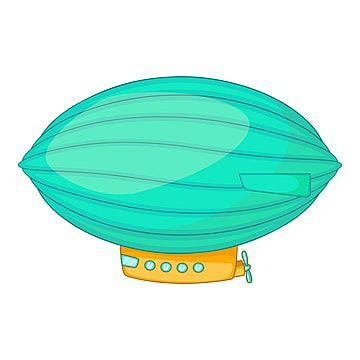
#> input picture data/03b5f92d382eec70a7d55a6cf0676b1e.jpg, 360 x 360 px
$ python -i __init__.py   (imports and definitions only)
#> lines starting #> are read from the running program, lines starting #| are printed output that depends on the picture; after the words box and inside, x2 and y2 are one past the last pixel; in counts of white or black regions, pixels touching at a corner belong together
### core/canny/__init__.py
"""
core.canny — full Canny edge detector implemented from scratch.

Convenience re-exports so callers can do:
    from core.canny import run_canny
"""

from .gaussian     import apply_gaussian_blur
from .gradients    import compute_gradients
from .non_maximum  import non_maximum_suppression
from .threshold    import double_threshold, STRONG_PIXEL, WEAK_PIXEL
from .hysteresis   import hysteresis


def run_canny(image,
              kernel_size: int   = 5,
              sigma:       float = 1.4,
              low_ratio:   float = 0.05,
              high_ratio:  float = 0.15):
    """
    Full Canny pipeline in one call.

    Parameters
    ----------
    image       : 2-D (grayscale) or 3-D (colour) uint8 numpy array
    kernel_size : Gaussian kernel size (odd integer, default 5)
    sigma       : Gaussian sigma (default 1.4)
    low_ratio   : double-threshold low  ratio  (default 0.05)
    high_ratio  : double-threshold high ratio  (default 0.15)

    Returns
    -------
    result : dict with keys
        'blurred'      — after Gaussian
        'magnitude'    — gradient magnitude
        'direction'    — quantised gradient direction
        'suppressed'   — after NMS
        'thresholded'  — after double threshold
        'edges'        — final binary edge map (uint8, 0 / 255)
        'low_thresh'   — absolute low  threshold
        'high_thresh'  — absolute high threshold
    """
    import numpy as np

    # Convert colour → grayscale if needed
    if image.ndim == 3:
        gray = (0.299  * image[:, :, 0] +
                0.587  * image[:, :, 1] +
                0.114  * image[:, :, 2]).astype(np.float64)
    else:
        gray = image.astype(np.float64)

    blurred     = apply_gaussian_blur(gray, kernel_size, sigma)
    mag, dirn, gx, gy = compute_gradients(blurred)
    suppressed  = non_maximum_suppression(mag, dirn)
    thresh, lo, hi = double_threshold(suppressed, low_ratio, high_ratio)
    edges       = hysteresis(thresh)

    return {
        "blurred":     blurred,
        "magnitude":   mag,
        "direction":   dirn,
        "gx":          gx,
        "gy":          gy,
        "suppressed":  suppressed,
        "thresholded": thresh,
        "edges":       edges,
        "low_thresh":  lo,
        "high_thresh": hi,
    }


__all__ = [
    "apply_gaussian_blur",
    "compute_gradients",
    "non_maximum_suppression",
    "double_threshold",
    "hysteresis",
    "run_canny",
    "STRONG_PIXEL",
    "WEAK_PIXEL",
]

### core/canny/gaussian.py
"""
Gaussian Blur — noise reduction step for Canny edge detection.
Builds and applies a Gaussian kernel entirely with NumPy (no OpenCV blur).
"""

import numpy as np


def _gaussian_kernel(size: int, sigma: float) -> np.ndarray:
    """
    Generate a 2-D Gaussian kernel.

    Parameters
    ----------
    size  : kernel side length (must be odd)
    sigma : standard deviation of the Gaussian

    Returns
    -------
    kernel : (size × size) float64 array, sum == 1
    """
    if size % 2 == 0:
        raise ValueError("Kernel size must be odd.")

    ax = np.arange(-(size // 2), size // 2 + 1, dtype=np.float64)
    xx, yy = np.meshgrid(ax, ax)
    kernel = np.exp(-(xx ** 2 + yy ** 2) / (2.0 * sigma ** 2))
    return kernel / kernel.sum()


def _convolve2d(image: np.ndarray, kernel: np.ndarray) -> np.ndarray:
    """
    Manual 2-D convolution with zero-padding (no scipy / cv2).

    Parameters
    ----------
    image  : 2-D float64 array
    kernel : 2-D float64 array (assumed square, odd size)

    Returns
    -------
    output : same shape as *image*
    """
    kh, kw = kernel.shape
    ph, pw = kh // 2, kw // 2

    padded = np.pad(image, ((ph, ph), (pw, pw)), mode="reflect")
    output = np.zeros_like(image, dtype=np.float64)

    for i in range(image.shape[0]):
        for j in range(image.shape[1]):
            output[i, j] = (padded[i:i + kh, j:j + kw] * kernel).sum()

    return output


def apply_gaussian_blur(image: np.ndarray,
                        kernel_size: int = 5,
                        sigma: float = 1.4) -> np.ndarray:
    """
    Apply Gaussian blur to a grayscale image.

    Parameters
    ----------
    image       : 2-D uint8 or float array
    kernel_size : side length of the Gaussian kernel (default 5)
    sigma       : standard deviation (default 1.4)

    Returns
    -------
    blurred : 2-D float64 array, same shape as *image*
    """
    img = image.astype(np.float64)
    kernel = _gaussian_kernel(kernel_size, sigma)
    return _convolve2d(img, kernel)

### core/canny/gradients.py
"""
Gradient computation using Sobel operators.
Returns magnitude, direction (in degrees), and raw Gx/Gy components.
"""

import numpy as np


# ── Sobel kernels ──────────────────────────────────────────────────────────────
SOBEL_X = np.array([[-1, 0, 1],
                     [-2, 0, 2],
                     [-1, 0, 1]], dtype=np.float64)

SOBEL_Y = np.array([[-1, -2, -1],
                     [ 0,  0,  0],
                     [ 1,  2,  1]], dtype=np.float64)


def _convolve2d(image: np.ndarray, kernel: np.ndarray) -> np.ndarray:
    """Minimal 2-D convolution with reflect padding."""
    kh, kw = kernel.shape
    ph, pw = kh // 2, kw // 2
    padded = np.pad(image, ((ph, ph), (pw, pw)), mode="reflect")
    output = np.zeros_like(image, dtype=np.float64)
    for i in range(image.shape[0]):
        for j in range(image.shape[1]):
            output[i, j] = (padded[i:i + kh, j:j + kw] * kernel).sum()
    return output


def compute_gradients(blurred: np.ndarray):
    """
    Compute image gradients using Sobel filters.

    Parameters
    ----------
    blurred : 2-D float64 array (output of Gaussian blur)

    Returns
    -------
    magnitude  : gradient magnitude  (float64, same shape)
    direction  : gradient angle in degrees, quantised to 0/45/90/135
    gx         : raw horizontal gradient
    gy         : raw vertical gradient
    """
    gx = _convolve2d(blurred, SOBEL_X)
    gy = _convolve2d(blurred, SOBEL_Y)

    magnitude = np.hypot(gx, gy)
    magnitude = (magnitude / magnitude.max() * 255.0) if magnitude.max() > 0 else magnitude

    # Angle in degrees [0, 180)
    angle_rad = np.arctan2(gy, gx)
    angle_deg = np.degrees(angle_rad) % 180

    # Quantise to 4 directions: 0, 45, 90, 135
    direction = np.zeros_like(angle_deg, dtype=np.float64)
    direction[((angle_deg >= 0)   & (angle_deg < 22.5))  |
              ((angle_deg >= 157.5) & (angle_deg < 180))] = 0
    direction[(angle_deg >= 22.5)  & (angle_deg < 67.5)]  = 45
    direction[(angle_deg >= 67.5)  & (angle_deg < 112.5)] = 90
    direction[(angle_deg >= 112.5) & (angle_deg < 157.5)] = 135

    return magnitude, direction, gx, gy

### core/canny/non_maximum.py
"""
Non-Maximum Suppression (NMS).

For every pixel, keep its gradient magnitude only if it is the local
maximum along the gradient direction; otherwise suppress it to zero.
This thins the edge map to single-pixel-wide ridges.
"""

import numpy as np


def non_maximum_suppression(magnitude: np.ndarray,
                             direction: np.ndarray) -> np.ndarray:
    """
    Thin edges by suppressing non-maximum gradient pixels.

    Parameters
    ----------
    magnitude : 2-D float64 array — gradient magnitudes (0-255 scale)
    direction : 2-D float64 array — quantised angles (0, 45, 90, 135)

    Returns
    -------
    suppressed : 2-D float64 array, same shape, non-maxima zeroed out
    """
    rows, cols = magnitude.shape
    suppressed = np.zeros_like(magnitude, dtype=np.float64)

    for i in range(1, rows - 1):
        for j in range(1, cols - 1):
            angle = direction[i, j]
            mag   = magnitude[i, j]

            # Select the two neighbours along the gradient direction
            if angle == 0:          # horizontal edge  → compare left / right
                n1 = magnitude[i, j - 1]
                n2 = magnitude[i, j + 1]
            elif angle == 45:       # diagonal ↗↙
                n1 = magnitude[i - 1, j + 1]
                n2 = magnitude[i + 1, j - 1]
            elif angle == 90:       # vertical edge    → compare top / bottom
                n1 = magnitude[i - 1, j]
                n2 = magnitude[i + 1, j]
            else:                   # angle == 135, diagonal ↖↘
                n1 = magnitude[i - 1, j - 1]
                n2 = magnitude[i + 1, j + 1]

            if mag >= n1 and mag >= n2:
                suppressed[i, j] = mag
            # else: leave as 0 (already initialised)

    return suppressed

### core/canny/threshold.py
"""
Double Thresholding.

Classifies every pixel in the suppressed gradient image as:
  • strong  (value == 255) — definitely an edge
  • weak    (value == 75 by default) — possible edge (decided by hysteresis)
  • zero    — not an edge
"""

import numpy as np

# Canonical pixel values used throughout the pipeline
STRONG_PIXEL: np.uint8 = np.uint8(255)
WEAK_PIXEL:   np.uint8 = np.uint8(75)


def double_threshold(suppressed: np.ndarray,
                     low_ratio:  float = 0.05,
                     high_ratio: float = 0.15):
    """
    Apply double thresholding to the NMS image.

    Parameters
    ----------
    suppressed : 2-D float64 array from non_maximum_suppression()
    low_ratio  : fraction of the image maximum used as the low threshold
    high_ratio : fraction of the image maximum used as the high threshold

    Returns
    -------
    thresholded : 2-D uint8 array with values 0, WEAK_PIXEL, or STRONG_PIXEL
    low_thresh  : absolute low  threshold value (float)
    high_thresh : absolute high threshold value (float)
    """
    if high_ratio <= low_ratio:
        raise ValueError("high_ratio must be greater than low_ratio.")

    img_max = suppressed.max()
    high_thresh = high_ratio * img_max
    low_thresh  = low_ratio  * img_max

    thresholded = np.zeros_like(suppressed, dtype=np.uint8)

    strong_mask = suppressed >= high_thresh
    weak_mask   = (suppressed >= low_thresh) & (~strong_mask)

    thresholded[strong_mask] = STRONG_PIXEL
    thresholded[weak_mask]   = WEAK_PIXEL

    return thresholded, low_thresh, high_thresh

### core/canny/hysteresis.py
"""
Edge Tracking by Hysteresis.

Promotes weak pixels to strong (edge) if they are connected — directly or
through a chain of weak pixels — to at least one strong pixel.
All remaining weak pixels are suppressed to zero.
"""

import numpy as np
from collections import deque
from .threshold import STRONG_PIXEL, WEAK_PIXEL


def hysteresis(thresholded: np.ndarray) -> np.ndarray:
    """
    Finalise the edge map via hysteresis connectivity analysis.

    Parameters
    ----------
    thresholded : 2-D uint8 array produced by double_threshold()
                  (values: 0, WEAK_PIXEL=75, STRONG_PIXEL=255)

    Returns
    -------
    edges : 2-D uint8 array — final binary edge map (0 or 255)
    """
    rows, cols = thresholded.shape
    edges = np.zeros_like(thresholded, dtype=np.uint8)

    # Seed: all strong pixels are definite edges
    strong_rows, strong_cols = np.where(thresholded == STRONG_PIXEL)
    edges[strong_rows, strong_cols] = STRONG_PIXEL

    # BFS / flood-fill from every strong pixel
    queue = deque(zip(strong_rows.tolist(), strong_cols.tolist()))

    # 8-connectivity offsets
    neighbours = [(-1, -1), (-1, 0), (-1, 1),
                  ( 0, -1),          ( 0, 1),
                  ( 1, -1), ( 1, 0), ( 1, 1)]

    while queue:
        r, c = queue.popleft()
        for dr, dc in neighbours:
            nr, nc = r + dr, c + dc
            if 0 <= nr < rows and 0 <= nc < cols:
                if thresholded[nr, nc] == WEAK_PIXEL and edges[nr, nc] == 0:
                    edges[nr, nc] = STRONG_PIXEL          # promote weak → strong
                    queue.append((nr, nc))

    return edges

### core/hough/line_detection.py
"""
line_detection.py — Hough transform for line detection from scratch.

Implements the Hough transform to detect lines in edge maps with line merging.
"""

import numpy as np


def detect_lines(edges: np.ndarray,
                 threshold_percentage: float = 0.9) -> list:
    """
    Detect lines using the Hough transform with line merging (from scratch).

    Parameters
    ----------
    edges                : binary edge map (uint8, 0/255)
    threshold_percentage : percentage of max votes (0.0-1.0, default 0.9 = 90%)

    Returns
    -------
    lines : list of ((x1, y1), (x2, y2)) tuples representing line endpoints
    """
    if edges.dtype != np.uint8:
        edges = (edges > 0).astype(np.uint8) * 255

    height, width = edges.shape
    diagonal = int(np.sqrt(height**2 + width**2))

    # Rho range: -diagonal to diagonal with step 1
    rho_range = np.arange(-diagonal, diagonal + 1)
    # Theta range: -90 to 90 degrees with step 1 degree (inclusive of 90)
    theta_range = np.arange(-90, 91) * np.pi / 180

    # Initialize the accumulator
    accumulator = np.zeros((len(rho_range), len(theta_range)), dtype=np.int32)

    # Get edge points
    edge_points = np.argwhere(edges > 0)
    if len(edge_points) == 0:
        return []

    # Vectorized voting process
    # Precompute cos and sin for all theta values
    cos_thetas = np.cos(theta_range)  # (num_thetas,)
    sin_thetas = np.sin(theta_range)  # (num_thetas,)

    # Extract x and y coordinates
    x = edge_points[:, 1:2]  # (N, 1)
    y = edge_points[:, 0:1]  # (N, 1)

    # Compute all rho values at once: (N, num_thetas)
    rhos = x @ cos_thetas[np.newaxis, :] + y @ sin_thetas[np.newaxis, :]
    rho_indices = np.round(rhos).astype(int) + diagonal

    # Accumulate votes using vectorized indexing
    # Create theta indices for all points
    theta_indices = np.arange(len(theta_range))[np.newaxis, :]  # (1, num_thetas)
    theta_indices = np.tile(theta_indices, (len(edge_points), 1))  # (N, num_thetas)

    # Filter valid indices (within bounds)
    valid = (rho_indices >= 0) & (rho_indices < len(rho_range))

    # Use np.add.at for efficient batch accumulation
    rho_valid = rho_indices[valid]
    theta_valid = theta_indices[valid]
    np.add.at(accumulator, (rho_valid, theta_valid), 1)

    # Calculate vote threshold based on percentage of maximum votes
    max_votes = np.max(accumulator)
    if max_votes == 0:
        return []  # No lines detected

    vote_threshold = int(max_votes * threshold_percentage)

    # Find detected lines using non-maxima suppression
    detected_lines_hough = _find_lines_with_nms(
        accumulator, rho_range, theta_range, vote_threshold
    )

    # Merge similar lines
    merged_lines_hough = _merge_similar_lines(detected_lines_hough)

    # Convert Hough lines to actual line segments from edge points
    lines = _extract_line_segments_from_hough(
        merged_lines_hough, edge_points
    )

    return lines


def _find_lines_with_nms(accumulator, rho_range, theta_range, vote_threshold):
    """Find lines using non-maxima suppression on 8-neighborhood."""
    detected_lines = []

    # Non-maxima suppression and threshold application
    for rho_idx in range(1, len(rho_range) - 1):
        for theta_idx in range(1, len(theta_range) - 1):
            votes = accumulator[rho_idx, theta_idx]

            # Check if it's above threshold
            if votes > vote_threshold:
                is_local_max = True

                # Check 8-neighborhood for non-maxima suppression
                for dr in [-1, 0, 1]:
                    for dt in [-1, 0, 1]:
                        if dr == 0 and dt == 0:
                            continue
                        if accumulator[rho_idx + dr, theta_idx + dt] > votes:
                            is_local_max = False
                            break
                    if not is_local_max:
                        break

                if is_local_max:
                    rho = rho_range[rho_idx]
                    theta = theta_range[theta_idx]
                    detected_lines.append((rho, theta, votes))

    # Sort lines by vote count (descending)
    detected_lines.sort(key=lambda x: x[2], reverse=True)

    return detected_lines


def _merge_similar_lines(lines, rho_threshold=10, theta_threshold=np.pi/36):
    """
    Merge similar lines in Hough space.

    Parameters
    ----------
    lines : list of (rho, theta, votes) tuples
    rho_threshold : maximum rho difference for merging (default 10)
    theta_threshold : maximum theta difference for merging in radians (default π/36 ≈ 5°)
    """
    if not lines:
        return []

    merged_lines = []
    lines = sorted(lines, key=lambda x: x[2], reverse=True)  # Sort by votes

    used = [False] * len(lines)

    for i, (rho1, theta1, votes1) in enumerate(lines):
        if used[i]:
            continue

        used[i] = True
        similar_lines = [(rho1, theta1, votes1)]

        for j, (rho2, theta2, votes2) in enumerate(lines[i+1:], i+1):
            if used[j]:
                continue

            # Check if lines are similar
            # Lines can be parallel (same theta) or opposite (theta differs by π)
            if (abs(rho1 - rho2) < rho_threshold and
                (abs(theta1 - theta2) < theta_threshold or
                 abs(abs(theta1 - theta2) - np.pi) < theta_threshold)):
                used[j] = True
                similar_lines.append((rho2, theta2, votes2))

        # Average the parameters of similar lines, weighted by votes
        total_votes = sum(line[2] for line in similar_lines)
        avg_rho = sum(line[0] * line[2] for line in similar_lines) / total_votes

        # Careful with theta averaging - need to handle wraparound
        sin_avg = sum(np.sin(line[1]) * line[2] for line in similar_lines) / total_votes
        cos_avg = sum(np.cos(line[1]) * line[2] for line in similar_lines) / total_votes
        avg_theta = np.arctan2(sin_avg, cos_avg)

        merged_lines.append((avg_rho, avg_theta, total_votes))

    return merged_lines


def _extract_line_segments_from_hough(hough_lines, edge_points):
    """
    Extract line segments based on actual extent of edge points.
    For each detected line, find all edge points that belong to it,
    then use their min/max extents to define the line segment.
    """
    lines = []

    if len(edge_points) == 0:
        return lines

    for rho, theta, votes in hough_lines:
        cos_t = np.cos(theta)
        sin_t = np.sin(theta)

        # Find all edge points close to this line
        # Distance from point (x, y) to line: |x*cos(theta) + y*sin(theta) - rho|
        x = edge_points[:, 1].astype(float)
        y = edge_points[:, 0].astype(float)

        distances = np.abs(x * cos_t + y * sin_t - rho)
        # Use adaptive tolerance based on angle (wider tolerance for edge cases)
        tolerance = 2.5
        close_points_mask = distances < tolerance

        if np.sum(close_points_mask) < 2:
            continue  # Not enough points for a valid line segment

        close_points = edge_points[close_points_mask]
        px = close_points[:, 1].astype(float)
        py = close_points[:, 0].astype(float)

        # Use the extent of actual edge points along the line direction
        # Direction along the line: perpendicular to (cos_t, sin_t) is (-sin_t, cos_t)
        # Project points onto this direction to get 1D coordinates along the line

        # Normalize to avoid precision issues
        norm = np.sqrt(sin_t**2 + cos_t**2)
        sin_t_n = sin_t / norm
        cos_t_n = cos_t / norm

        # Project onto line direction (-sin_t, cos_t)
        proj_coords = -px * sin_t_n + py * cos_t_n

        min_proj = np.min(proj_coords)
        max_proj = np.max(proj_coords)

        # Compute endpoints using the line equation directly
        # For a point on the line at projection coordinate t:
        # point = (rho * cos_t, rho * sin_t) + t * (-sin_t, cos_t)

        # But we need a reference point on the line. Use perpendicular from origin:
        # Reference: the point on the line closest to origin
        ref_x = rho * cos_t_n
        ref_y = rho * sin_t_n

        # Direction along line (normalized)
        dir_x = -sin_t_n
        dir_y = cos_t_n

        # Endpoints
        p1_x = ref_x + min_proj * dir_x
        p1_y = ref_y + min_proj * dir_y
        p2_x = ref_x + max_proj * dir_x
        p2_y = ref_y + max_proj * dir_y

        lines.append(((p1_x, p1_y), (p2_x, p2_y)))

    return lines

### core/hough/__init__.py
"""
core.hough — Hough transform implementations for shape detection.

Convenience re-exports so callers can do:
    from core.hough import run_hough_line_detection, run_hough_circle_detection
"""

from .line_detection import detect_lines
from .circle_detection import detect_circles
from .ellipse_detection import detect_ellipses


# [252 lines left out: functions run_hough_line_detection, _draw_lines_on_image, run_hough_circle_detection, run_hough_ellipse_detection, _draw_circles_on_image, _draw_ellipses_on_image, not called in this run]

>>> import cv2
>>> picture = cv2.cvtColor(cv2.imread('../../data/03b5f92d382eec70a7d55a6cf0676b1e.jpg'), cv2.COLOR_BGR2RGB)
>>> result = run_hough_line_detection(picture)
#> after the loop in _convolve2d, `for i in range(image.shape[0]):`:
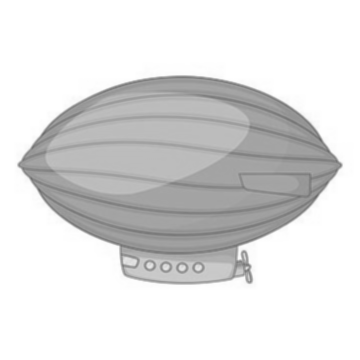
#> output: shape (360, 360) float64; min 104.8, max 255, mean 223.2
#> after the loop in _convolve2d (call 2), `for i in range(image.shape[0]):`:
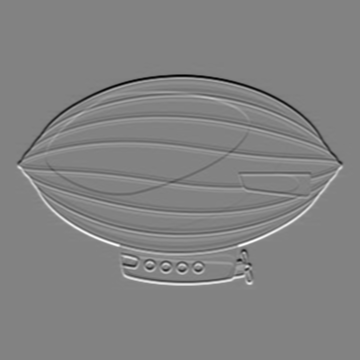
#> output: shape (360, 360) float64; min -427.5, max 407.1, mean 0; drawn with min black and max white
#> in compute_gradients, `angle_rad = np.arctan2(gy, gx)`:
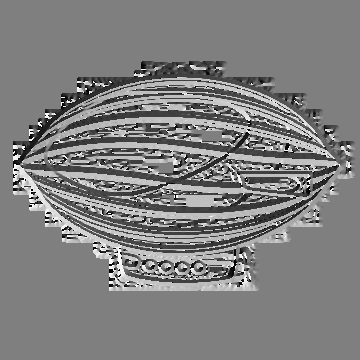
#> angle_rad: shape (360, 360) float64; min -3.14, max 3.14, mean 0.00827; drawn with min black and max white
#> in run_canny, `mag, dirn, gx, gy = compute_gradients(blurred)`:
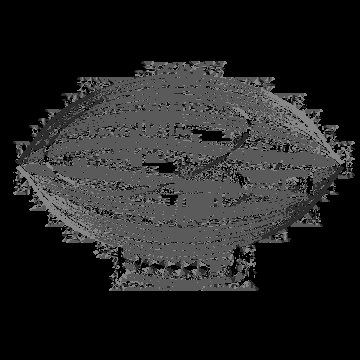
#> dirn: shape (360, 360) float64; min 0, max 135, mean 35.1
#> after the loop in non_maximum_suppression, `for i in range(1, rows - 1):`:
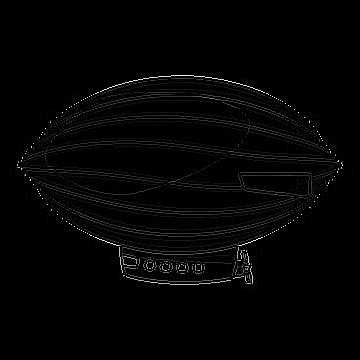
#> suppressed: shape (360, 360) float64; min 0, max 255, mean 3.7
#> in double_threshold, `img_max = suppressed.max()`: img_max = 255
#> in double_threshold, `high_thresh = high_ratio * img_max`: high_thresh = 38.25
#> in double_threshold, `low_thresh  = low_ratio  * img_max`: low_thresh = 12.75
#> in double_threshold, `strong_mask = suppressed >= high_thresh`:
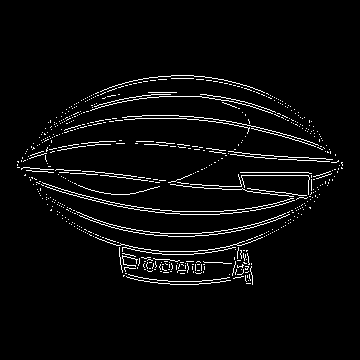
#> strong_mask: shape (360, 360) bool; 3.9% white in thin lines or dots, all inside (x1, y1, x2, y2) = (17, 75, 343, 285)
#> in run_canny, `thresh, lo, hi = double_threshold(suppressed, low_ratio, high_ratio)`:
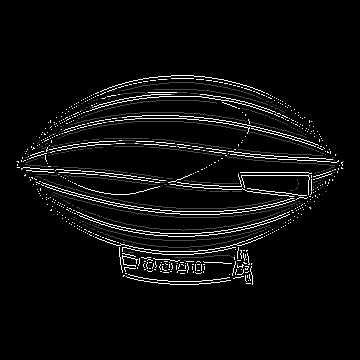
#> thresh: shape (360, 360); min 0, max 255, mean 12
#> in run_canny, `thresh, lo, hi = double_threshold(suppressed, low_ratio, high_ratio)`: hi = 38.25
#> (the rest of the program and of its run is left out)
